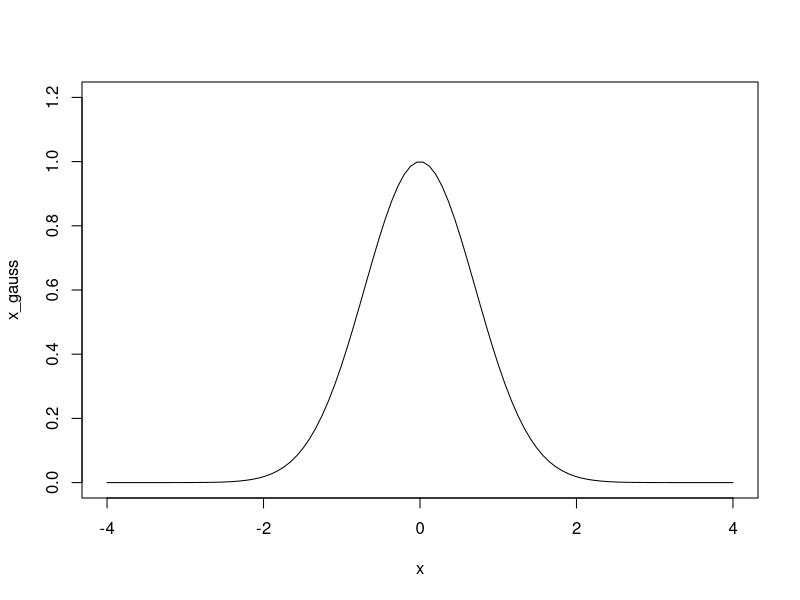
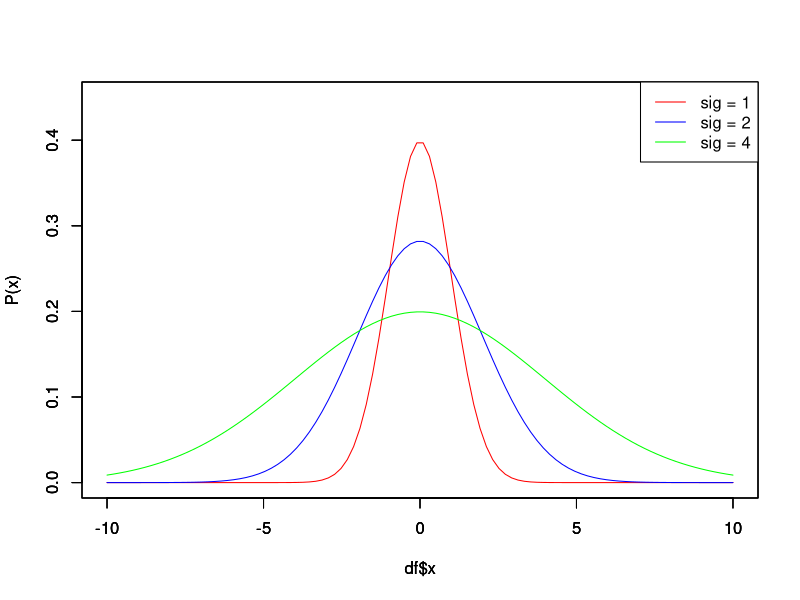
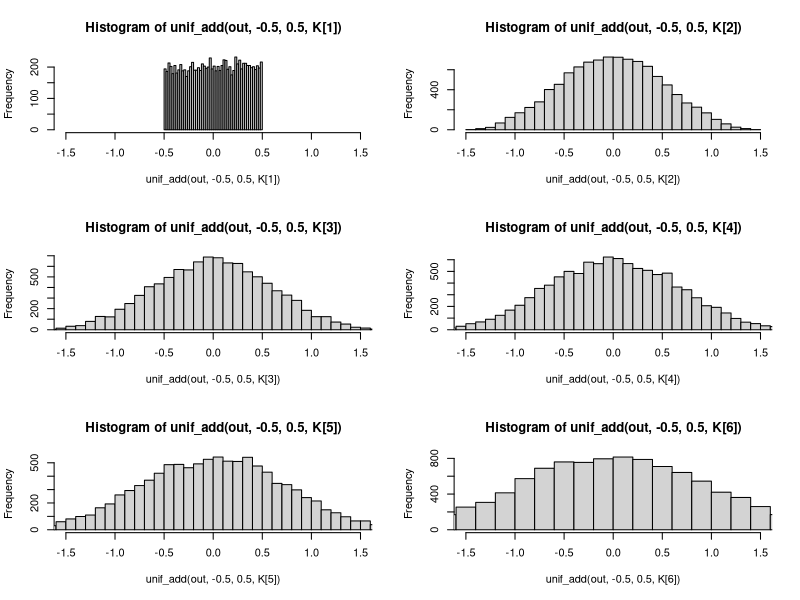
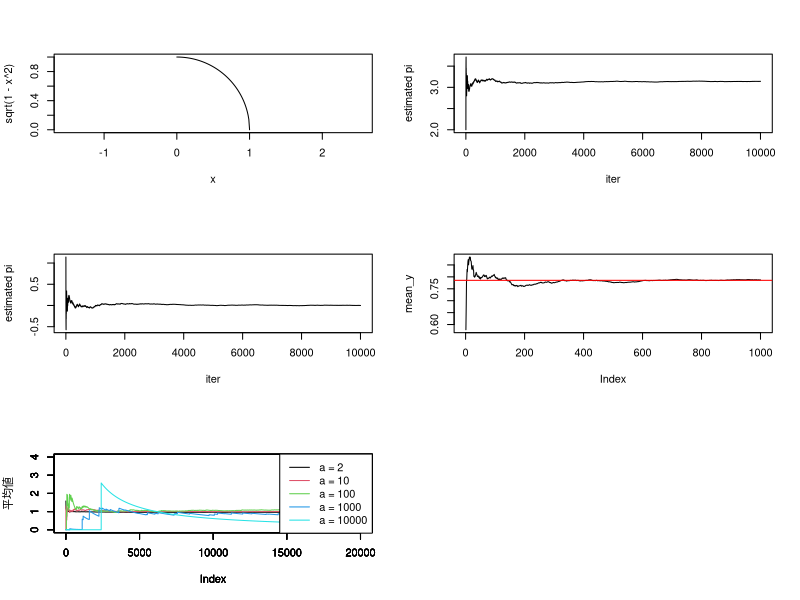

Generate these figures, in order, with R:
## ---- chunk 1
gaussian_func <- function(x){
  out <- exp(-x^2)
  return(out)
}
x <- seq(-4, 4, length.out = 100)
x_gauss <- gaussian_func(x)
plot(x, x_gauss, type="l", ylim = c(0, 1.2))
## ---- chunk 2
gaussian_rnd <- function(x, mu, sigma){
  out <- 1/sqrt(2*pi*sigma) * exp(-(x-mu)^2/(2*sigma^2))
  return(out)
}

x <-  seq(-10, 10, length.out = 100)

df <- data.frame(

  x = x, 
  p_x_1 = gaussian_rnd(x, mu = 0, sigma = 1),
  p_x_2 = gaussian_rnd(x, mu = 0, sigma = 2),
  p_x_4 = gaussian_rnd(x, mu = 0, sigma = 4)

)

ylim <- c(0, 0.45)
xlim <- c(-10,10)
ylab <- "P(x)"

plot(df$x, df$p_x_1, type = "l",
     ylim = ylim, xlim = xlim, col = "red", ylab = ylab)
par(new=T)
plot(df$x, df$p_x_2, type = "l",
     ylim = ylim, xlim = xlim, col = "blue", ylab = ylab)
par(new=T)
plot(df$x, df$p_x_4, type = "l",
     ylim = ylim, xlim = xlim, col = "green", ylab = ylab)
legend("topright", legend = c("sig = 1", "sig = 2", "sig = 4"),
       col = c("red", "blue", "green"),
       lty = c(1,1,1)
       )
## ---- chunk 3
out <- 10000
K <- c(1, 2, 3, 4, 5, 10)
x <- seq(-1.5, 1.5, length.out = out)
axis_x <- data.frame(
  axis1 = x / sqrt(K[1]),
  axis2 = x / sqrt(K[2]),
  axis3 = x / sqrt(K[3]),
  axis4 = x / sqrt(K[4]),
  axis5 = x / sqrt(K[5]),
  axis100 = x / sqrt(K[6])
)
# ガウス乱数の設定
s <- sqrt(K)

# 描画の設定
xlim <- c(-1.5, 1.5)

# 
unif_add <- function(x, a, b, K){
  out <- runif(x, min = a, max = b)
  if(K == 1){
    return(out)
  }else{
    for(i in 1:K){
      set.seed(i+K)
      out <- out + runif(x, min = a, max = b)
    }
    return(out)
  }
}


par(mfrow = c(3, 2))
hist(unif_add(out, -0.5, 0.5, K[1]), xlim = xlim, breaks = 40)
hist(unif_add(out, -0.5, 0.5, K[2]), xlim = xlim, breaks = 40)
hist(unif_add(out, -0.5, 0.5, K[3]), xlim = xlim, breaks = 40)
hist(unif_add(out, -0.5, 0.5, K[4]), xlim = xlim, breaks = 40)
hist(unif_add(out, -0.5, 0.5, K[5]), xlim = xlim, breaks = 40)
hist(unif_add(out, -0.5, 0.5, K[6]), xlim = xlim, breaks = 40)
## ---- chunk 4
curve(sqrt(1-x^2), xlim = c(0, 1), ylim = c(0, 1), asp=1)

n_iter <- 10000
set.seed(42)
n_in <- 0.5

pi_est <- numeric()

for(i in 1:(n_iter+1)){
  x <- runif(1)
  y <- runif(1)
  
  if(x^2 + y^2 < 1){
    n_in <- n_in + 1
  }
  pi_est[i] <-4 *  n_in / i
}

# シンプルな結果の記述
plot(c(1:(n_iter+1)), pi_est, type="l", xlab = "iter", ylab = "estimated pi")
print(tail(pi_est))

# 誤差を出す
err <- pi - pi_est
plot(c(1:(n_iter+1)),err, type="l", xlab = "iter", ylab = "estimated pi")
print(head(err))
print(tail(err))

## ---- chunk 5
myfunc <- function(x){
  y <- sqrt((1-x^2))
  return(y)
}
print(paste0("pi/4 is: ", pi/4))
set.seed(2022)
n_iter <- 1000
sum_y <- 0
mean_y <- numeric()

for(i in 1:n_iter){
  x <- runif(1)
  y <- myfunc(x)
  sum_y <- sum_y + y
  mean_y[i] <- sum_y/i
}

plot(mean_y, type = "l")
par(new=T)
abline(h=pi/4, col="red")
## ---- chunk 6
gauss_func <- function(x){
  y <- 1/sqrt(2*pi) * exp(-(x^2)/2)
  return(y)
}
a <- c(2, 10, 100, 1000, 10000)
n_iter <- 20000
sum_y <- 0
mean_y <- matrix(rep(0, n_iter * length(a)), nrow=n_iter, ncol=length(a))
set.seed(200)
for(a_ in a){
  for(i in 1:n_iter){
    x <- runif(1, min = -a_, max=a_)
    y <- gauss_func(x)

    sum_y <- sum_y + y
    j <- which(a==a_)
    mean_y[i, j] <- 2 * a_ * sum_y/i
  }
  sum_y <- 0
}

plot(mean_y[,1], type = "l", col = 1, ylim = c(0, 4),
     ylab = "平均値")
par(new = T)
plot(mean_y[,2], type = "l", col = 2, ylim = c(0, 4), 
     ylab = "")
par(new = T)
plot(mean_y[,3], type = "l", col = 3, ylim = c(0, 4),
     ylab = "")
par(new = T)
plot(mean_y[,4], type = "l", col = 4, ylim = c(0, 4),
     ylab = "")
par(new = T)
plot(mean_y[,5], type = "l", col = 5, ylim = c(0, 4),
     ylab = "")
legend("topright", legend = paste0("a = ", a),
       col = c(1:5),
       lty = c(1,1,1,1,1)
       )


